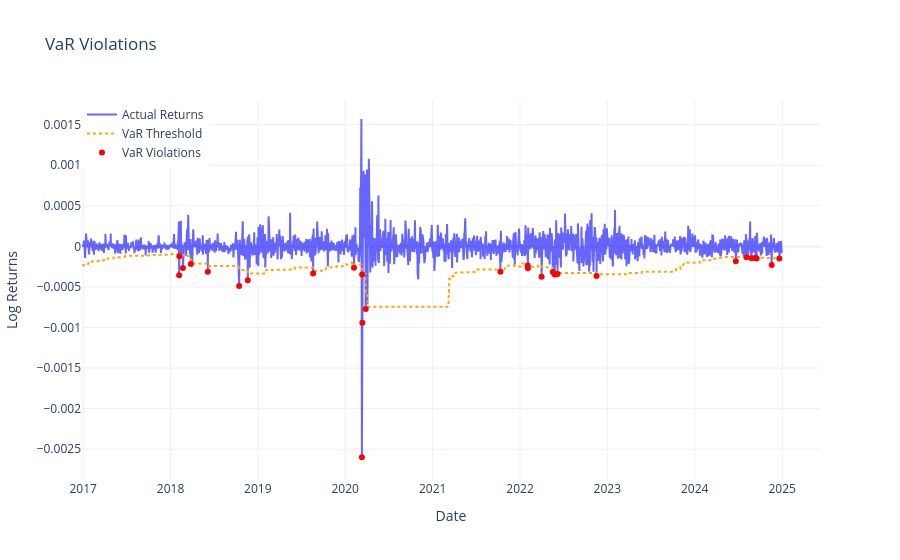

Write notebook code for a chart like this one.
### Code cell
plots.plot_var_violations(snp_tgarch_var, var_col='VaR_99', predicted_col='predicted_log_return')

### Figure 1 — Plotly figure (JSON) as saved in the notebook; plotly's stock layout.template omitted (floating-point values rounded to 4 significant figures; data arrays with more than 128 entries replaced by an {"elided": "..."} marker saying what was removed)
{"data": [{"line": {"color": "blue"}, "mode": "lines", "name": "Actual Returns", "opacity": 0.6, "type": "scatter", "x": {"elided": "2015 str values"}, "y": {"elided": "2015 float values"}}, {"line": {"color": "orange", "dash": "dot"}, "mode": "lines", "name": "VaR Threshold", "type": "scatter", "x": {"elided": "2015 str values"}, "y": {"elided": "2015 float values"}}, {"marker": {"color": "red", "size": 6, "symbol": "circle"}, "mode": "markers", "name": "VaR Violations", "type": "scatter", "x": ["2018-02-06T00:00:00", "2018-02-07T00:00:00", "2018-02-22T00:00:00", "2018-03-27T00:00:00", "2018-06-06T00:00:00", "2018-10-15T00:00:00", "2018-11-20T00:00:00", "2019-08-20T00:00:00", "2020-02-07T00:00:00", "2020-03-11T00:00:00", "2020-03-12T00:00:00", "2020-03-13T00:00:00", "2020-03-27T00:00:00", "2021-10-11T00:00:00", "2022-02-02T00:00:00", "2022-02-03T00:00:00", "2022-04-01T00:00:00", "2022-05-18T00:00:00", "2022-05-26T00:00:00", "2022-06-07T00:00:00", "2022-11-17T00:00:00", "2024-06-21T00:00:00", "2024-08-05T00:00:00", "2024-08-26T00:00:00", "2024-09-12T00:00:00", "2024-09-16T00:00:00", "2024-11-18T00:00:00", "2024-12-20T00:00:00"], "y": [-0.0003557, -0.0001209, -0.0002661, -0.0002182, -0.0003128, -0.0004885, -0.0004167, -0.0003347, -0.0002632, -0.002599, -0.0003478, -0.0009409, -0.0007731, -0.0003113, -0.0002354, -0.0002706, -0.0003742, -0.0003142, -0.000346, -0.0003404, -0.0003656, -0.0001837, -0.0001341, -0.0001461, -0.0001408, -0.0001478, -0.0002293, -0.0001479]}], "layout": {"hovermode": "x unified", "legend": {"x": 0, "y": 1}, "title": {"text": "VaR Violations"}, "xaxis": {"title": {"text": "Date"}}, "yaxis": {"title": {"text": "Log Returns"}}}}
